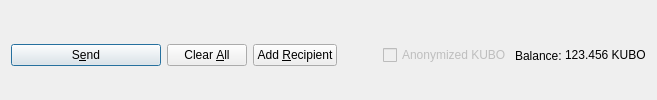
         <widget class="QFrame" name="frame_Send">
          <layout class="QHBoxLayout" name="horizontalLayout">
           <property name="bottomMargin">
            <number>0</number>
           </property>
           <item>
            <widget class="QPushButton" name="sendButton">
             <property name="minimumSize">
              <size>
               <width>150</width>
               <height>0</height>
              </size>
             </property>
             <property name="toolTip">
              <string>Confirm the send action</string>
             </property>
             <property name="text">
              <string>S&amp;end</string>
             </property>
             <property name="icon">
              <iconset resource="../kubocoin.qrc">
               <normaloff>:/icons/send</normaloff>:/icons/send</iconset>
             </property>
             <property name="autoDefault">
              <bool>false</bool>
             </property>
             <property name="default">
              <bool>true</bool>
             </property>
            </widget>
           </item>
           <item>
            <widget class="QPushButton" name="clearButton">
             <property name="sizePolicy">
              <sizepolicy hsizetype="Minimum" vsizetype="Fixed">
               <horstretch>0</horstretch>
               <verstretch>0</verstretch>
              </sizepolicy>
             </property>
             <property name="toolTip">
              <string>Clear all fields of the form.</string>
             </property>
             <property name="text">
              <string>Clear &amp;All</string>
             </property>
             <property name="icon">
              <iconset resource="../kubocoin.qrc">
               <normaloff>:/icons/remove</normaloff>:/icons/remove</iconset>
             </property>
             <property name="autoDefault">
              <bool>false</bool>
             </property>
            </widget>
           </item>
           <item>
            <widget class="QPushButton" name="addButton">
             <property name="toolTip">
              <string>Send to multiple recipients at once</string>
             </property>
             <property name="text">
              <string>Add &amp;Recipient</string>
             </property>
             <property name="icon">
              <iconset resource="../kubocoin.qrc">
               <normaloff>:/icons/add</normaloff>:/icons/add</iconset>
             </property>
             <property name="autoDefault">
              <bool>false</bool>
             </property>
            </widget>
           </item>
           <item>
            <spacer name="horizontalSpacer">
             <property name="orientation">
              <enum>Qt::Horizontal</enum>
             </property>
             <property name="sizeHint" stdset="0">
              <size>
               <width>40</width>
               <height>20</height>
              </size>
             </property>
            </spacer>
           </item>
           <item>
            <layout class="QHBoxLayout" name="horizontalLayout_2">
             <property name="spacing">
              <number>3</number>
             </property>
             <item>
              <widget class="QCheckBox" name="checkzkubo">
               <property name="enabled">
                <bool>false</bool>
               </property>
               <property name="text">
                <string>Anonymized KUBO</string>
               </property>
              </widget>
             </item>
             <item>
              <widget class="QLabel" name="label">
               <property name="text">
                <string>Balance:</string>
               </property>
              </widget>
             </item>
             <item>
              <widget class="QLabel" name="labelBalance">
               <property name="sizePolicy">
                <sizepolicy hsizetype="Preferred" vsizetype="Fixed">
                 <horstretch>0</horstretch>
                 <verstretch>0</verstretch>
                </sizepolicy>
               </property>
               <property name="cursor">
                <cursorShape>IBeamCursor</cursorShape>
               </property>
               <property name="text">
                <string notr="true">123.456 KUBO</string>
               </property>
               <property name="textInteractionFlags">
                <set>Qt::LinksAccessibleByMouse|Qt::TextSelectableByKeyboard|Qt::TextSelectableByMouse</set>
               </property>
              </widget>
             </item>
            </layout>
           </item>
          </layout>
         </widget>
